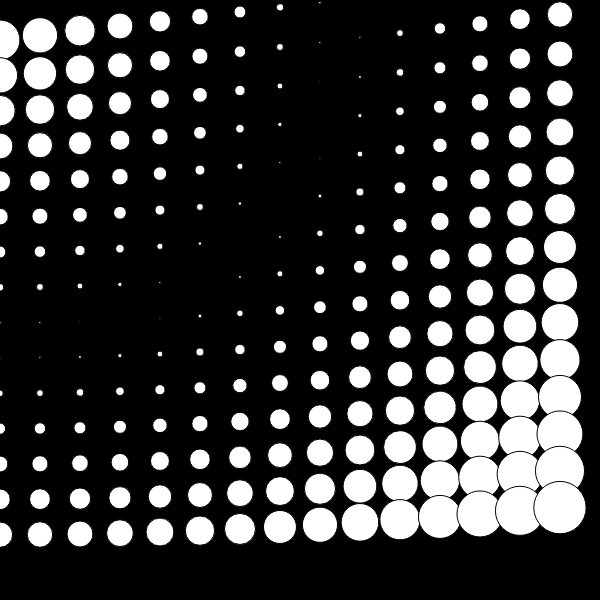
Frame 1 (no input)
Frame 60 (no input): identical to frame 1, image omitted
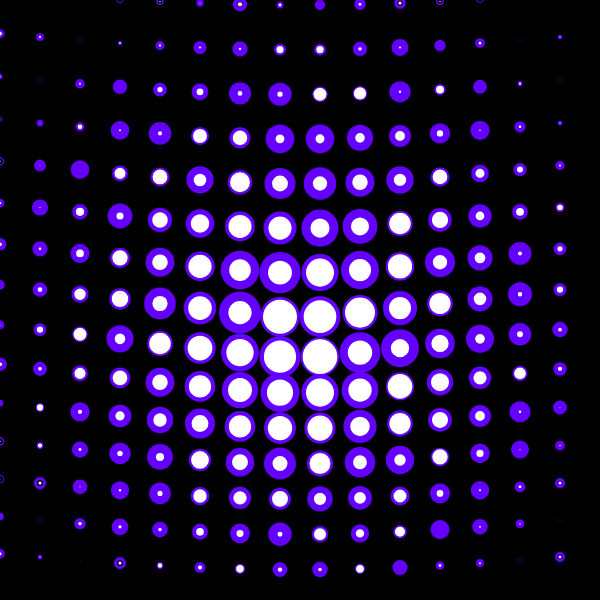
Frame 120 (the mouse pressed at the canvas centre since frame 60)

The p5.js sketch that drew these frames (run headless with seeded random() and noise() and a simulated clock; from frame 60 on, the mouse is pressed at the canvas centre):

// p5.js sketch
// ── sketch.js
let espacio = 40;

// creación del canvas
function setup() {
  createCanvas(600, 600);
}

function draw() {
  background(0);

  // filas
  for (let y = 0; y < height; y += espacio) {

    // columnas
    for (let x = 0; x < width; x += espacio) {

       // DISTANCIA AL MOUSE
      let d = dist(mouseX, mouseY, x, y);

       // TAMAÑO VARIABLE
      let tamaño = map(d, 0, 300, 40, 5);
  
      // aparecen líneas de diferente color si se presiona el               mouse
    if (mouseIsPressed) {
    stroke(100,0,255);
    strokeWeight(random(1, 10));
  } else 
    stroke(0);{   
    
    }
    
      ellipse(x, y + tamaño, tamaño);
    }
  }
}
